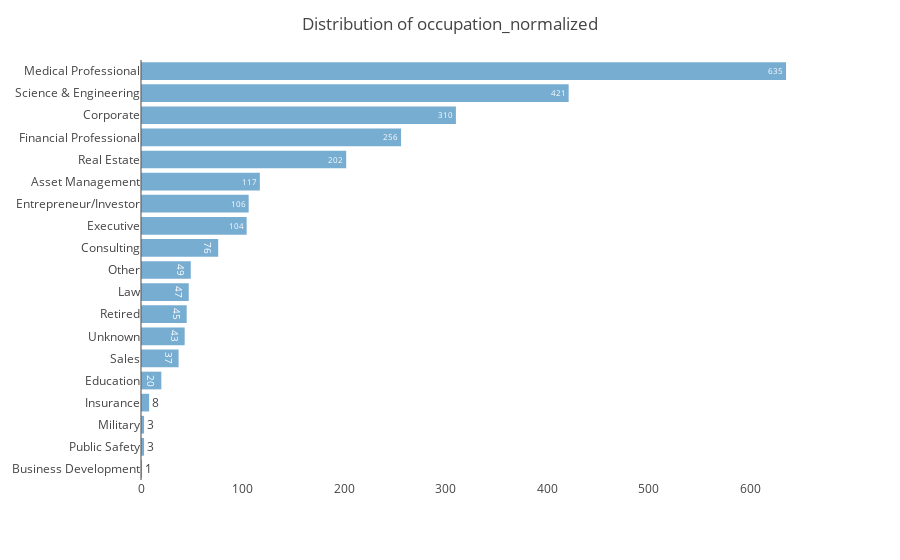
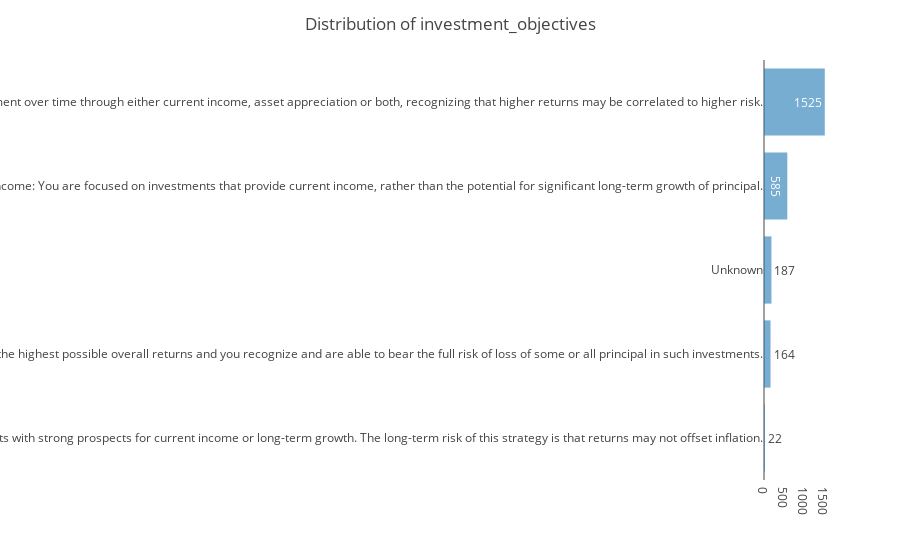
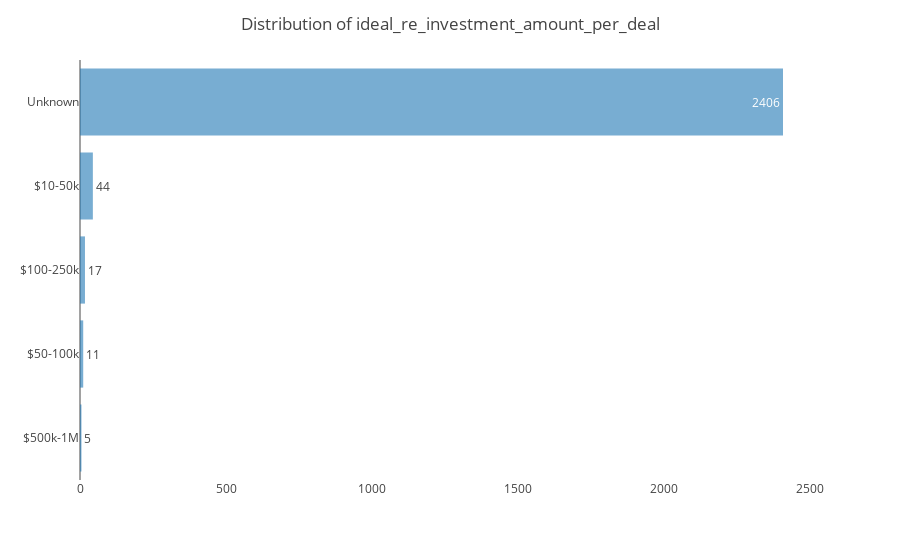
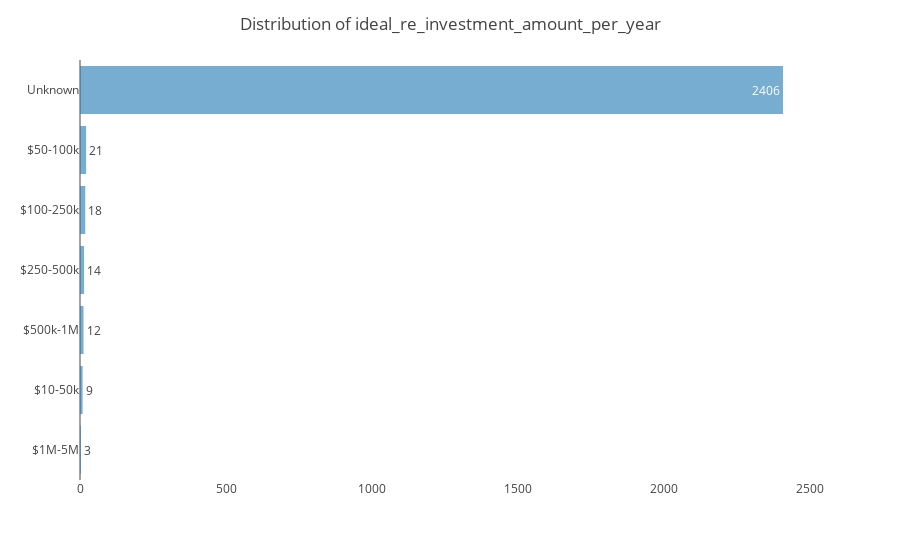

Notebook cell for these charts, in order:
### Markdown cell above
[Go to the top](#top)

### Explore Categorical Features <a id='cat-eda'></a>

Group the categorical features and plot the counts for each category.

### Code cell
for feat in cat_feats:
    # Show counts for each feature.
    fig = px.bar(df.groupby(feat).count().reset_index().sort_values(by=['id']),
                 x='id', y=feat, text='id',
                 opacity=0.6, orientation='h')
    fig.update_layout(title_text="Distribution of " + feat)
    fig.update_xaxes(showgrid=False, title_text=None)
    fig.update_yaxes(showgrid=False, title_text=None)
    fig.update_yaxes(showticklabels=True, automargin=True)
    fig.show()

### Figure 1 — Plotly figure (JSON) as saved in the notebook; plotly's stock layout.template omitted (floating-point values rounded to 4 significant figures)
{"data": [{"alignmentgroup": "True", "hovertemplate": "id=%{text}<br>occupation_normalized=%{y}<extra></extra>", "legendgroup": "", "marker": {"color": "#1F77B4", "opacity": 0.6, "pattern": {"shape": ""}}, "name": "", "offsetgroup": "", "orientation": "h", "showlegend": false, "text": [1, 3, 3, 8, 20, 37, 43, 45, 47, 49, 76, 104, 106, 117, 202, 256, 310, 421, 635], "textposition": "auto", "type": "bar", "x": [1, 3, 3, 8, 20, 37, 43, 45, 47, 49, 76, 104, 106, 117, 202, 256, 310, 421, 635], "xaxis": "x", "y": ["Business Development", "Public Safety", "Military", "Insurance", "Education", "Sales", "Unknown", "Retired", "Law", "Other", "Consulting", "Executive", "Entrepreneur/Investor", "Asset Management", "Real Estate", "Financial Professional", "Corporate", "Science & Engineering", "Medical Professional"], "yaxis": "y"}], "layout": {"barmode": "relative", "legend": {"tracegroupgap": 0}, "margin": {"t": 60}, "title": {"text": "Distribution of occupation_normalized"}, "xaxis": {"anchor": "y", "domain": [0, 1], "showgrid": false, "title": {}}, "yaxis": {"anchor": "x", "automargin": true, "domain": [0, 1], "showgrid": false, "showticklabels": true, "title": {}}}}

### Figure 2 — Plotly figure (JSON) as saved in the notebook; plotly's stock layout.template omitted (floating-point values rounded to 4 significant figures)
{"data": [{"alignmentgroup": "True", "hovertemplate": "id=%{text}<br>investment_objectives=%{y}<extra></extra>", "legendgroup": "", "marker": {"color": "#1F77B4", "opacity": 0.6, "pattern": {"shape": ""}}, "name": "", "offsetgroup": "", "orientation": "h", "showlegend": false, "text": [22, 164, 187, 585, 1525], "textposition": "auto", "type": "bar", "x": [22, 164, 187, 585, 1525], "xaxis": "x", "y": ["Preservation of Capital: You are focused on protecting your initial investment by choosing investments that minimize the potential of a loss of principal, rather than investments with strong prospects for current income or long-term growth. The long-term risk of this strategy is that returns may not offset inflation.", "Speculation: You are focused solely on achieving the highest possible overall returns and you recognize and are able to bear the full risk of loss of some or all principal in such investments.", "Unknown", "Income: You are focused on investments that provide current income, rather than the potential for significant long-term growth of principal.", "Growth: You are focused on increasing the value of your investment over time through either current income, asset appreciation or both, recognizing that higher returns may be correlated to higher risk."], "yaxis": "y"}], "layout": {"barmode": "relative", "legend": {"tracegroupgap": 0}, "margin": {"t": 60}, "title": {"text": "Distribution of investment_objectives"}, "xaxis": {"anchor": "y", "domain": [0, 1], "showgrid": false, "title": {}}, "yaxis": {"anchor": "x", "automargin": true, "domain": [0, 1], "showgrid": false, "showticklabels": true, "title": {}}}}

### Figure 3 — Plotly figure (JSON) as saved in the notebook; plotly's stock layout.template omitted (floating-point values rounded to 4 significant figures)
{"data": [{"alignmentgroup": "True", "hovertemplate": "id=%{text}<br>ideal_re_investment_amount_per_deal=%{y}<extra></extra>", "legendgroup": "", "marker": {"color": "#1F77B4", "opacity": 0.6, "pattern": {"shape": ""}}, "name": "", "offsetgroup": "", "orientation": "h", "showlegend": false, "text": [5, 11, 17, 44, 2406], "textposition": "auto", "type": "bar", "x": [5, 11, 17, 44, 2406], "xaxis": "x", "y": ["$500k-1M", "$50-100k", "$100-250k", "$10-50k", "Unknown"], "yaxis": "y"}], "layout": {"barmode": "relative", "legend": {"tracegroupgap": 0}, "margin": {"t": 60}, "title": {"text": "Distribution of ideal_re_investment_amount_per_deal"}, "xaxis": {"anchor": "y", "domain": [0, 1], "showgrid": false, "title": {}}, "yaxis": {"anchor": "x", "automargin": true, "domain": [0, 1], "showgrid": false, "showticklabels": true, "title": {}}}}

### Figure 4 — Plotly figure (JSON) as saved in the notebook; plotly's stock layout.template omitted (floating-point values rounded to 4 significant figures)
{"data": [{"alignmentgroup": "True", "hovertemplate": "id=%{text}<br>ideal_re_investment_amount_per_year=%{y}<extra></extra>", "legendgroup": "", "marker": {"color": "#1F77B4", "opacity": 0.6, "pattern": {"shape": ""}}, "name": "", "offsetgroup": "", "orientation": "h", "showlegend": false, "text": [3, 9, 12, 14, 18, 21, 2406], "textposition": "auto", "type": "bar", "x": [3, 9, 12, 14, 18, 21, 2406], "xaxis": "x", "y": ["$1M-5M", "$10-50k", "$500k-1M", "$250-500k", "$100-250k", "$50-100k", "Unknown"], "yaxis": "y"}], "layout": {"barmode": "relative", "legend": {"tracegroupgap": 0}, "margin": {"t": 60}, "title": {"text": "Distribution of ideal_re_investment_amount_per_year"}, "xaxis": {"anchor": "y", "domain": [0, 1], "showgrid": false, "title": {}}, "yaxis": {"anchor": "x", "automargin": true, "domain": [0, 1], "showgrid": false, "showticklabels": true, "title": {}}}}
